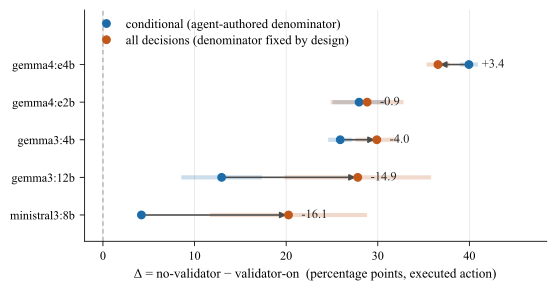

Python code for this plot:
#!/usr/bin/env python
"""Replacement for Figure 3 under the EXECUTED action reading.

    python ICLR2027/fig_denominator_gap.py

Writes ICLR2027/fig_denominator_gap.{png,pdf} and fig_denominator_gap.csv.

WHY THIS FIGURE REPLACES THE OLD ONE
------------------------------------
`fig3_consequence.py` plots the conditional and all-decision deltas side by side on the
LAST-PROPOSED reading, and its visual argument is *look how unstable this is*: one cell at
+0.16 and one at -22.17. That instability is largely produced by the reading. On LAST-PROPOSED,
a governed decision that was blocked still records the blocked proposal, so the harder the
validators bind the more phantom increases are attributed to the governed arm.

Under EXECUTED the five all-decision deltas are +29.90, +27.82, +28.84, +36.57, +20.26 -- all
positive, all significant, none near zero. A grouped bar chart of that is a dull picture of a
stronger result.

So the figure has to argue something else, and there is something better to argue. Take the gap
between the two denominators per cell:

    gap = (conditional delta) - (all-decision delta)

    LAST-PROPOSED:  +1.39  +11.28  +3.69  +8.89  +24.97   -> all five positive
    EXECUTED:       -3.99  -14.86  -0.88   +3.38  -16.06   -> four negative, one positive

**On the reading the project's own rule requires, the direction of the denominator's bias is not
predictable.** "The conditional rate inflates your number" invites "then correct for it". "You
cannot know in advance which way it goes" forces the reporting protocol instead of asserting it.

WHAT IS DRAWN
-------------
A slope plot, one row per irrigation cell. A line runs from the conditional delta to the
all-decision delta, with a marker at each end and an arrowhead at the all-decision end. The
DIRECTION of the line is the sign of the gap, and the LENGTH is its size -- so levels and gaps
are both readable, which a bar chart of gaps alone would lose.

Cells are ordered by gap so the one cell that runs the other way sits apart from the four.
95% CIs from the shipped per-seed paired t are drawn on both ends.

BASIS
-----
Every number is read from the shipped supplement CSV produced by `fig3_consequence.py`, which
owns the definitions. This script computes nothing except the difference between two of its
columns, and it re-derives that difference from the per-seed deltas as a check rather than
trusting the rounded means.
"""
from __future__ import annotations

import csv
import os
import statistics as st
import sys

HERE = os.path.dirname(os.path.abspath(__file__))
sys.path.insert(0, os.path.join(HERE, "..", "SUBMISSION_2026", "TAE", "evidence"))

import matplotlib
matplotlib.use("Agg")
import matplotlib.pyplot as plt  # noqa: E402
from matplotlib.lines import Line2D  # noqa: E402

try:
    import _figstyle as FS  # noqa: E402
    FS.apply()
    F_TICK, F_ANNOT, F_LEG, F_AX = FS.FS_TICK, FS.FS_ANNOT, FS.FS_LEGEND, FS.FS_AXIS_LABEL
except Exception as exc:                                    # pragma: no cover
    print(f"  [warn] _figstyle unavailable ({exc}); falling back to matplotlib defaults")
    F_TICK, F_ANNOT, F_LEG, F_AX = 8.75, 9.0, 9.25, 9.5

SRC = os.path.join(HERE, "..", "ICLR2027", "submission", "supplement", "fig3_consequence.csv")
if not os.path.exists(SRC):
    SRC = os.path.join(HERE, "..", "SUBMISSION_2026", "TAE", "figures", "fig3_consequence.csv")

READING = "EXECUTED"
ORDER = ["gemma3:4b", "gemma3:12b", "gemma4:e2b", "gemma4:e4b", "ministral3:8b"]

C_COND = "#1b6ca8"   # conditional -- the agent-authored denominator
C_ALL = "#c2571a"    # all-decision -- the denominator governance cannot move
C_RULE = "0.45"


def load(path):
    rows = list(csv.DictReader(open(path, encoding="utf-8-sig")))
    out = {}
    for m in ORDER:
        rec = {}
        for stat, key in (("conditional_increase_rate", "cond"),
                          ("unconditional_increase_rate", "all")):
            r = next((x for x in rows if x["model"] == m
                      and x["statistic"] == stat
                      and x["action_reading"] == READING), None)
            if r is None:
                break
            per_seed = {}
            for pair in (r.get("per_seed_delta_pp") or "").split(";"):
                if ":" in pair:
                    s, v = pair.split(":", 1)
                    per_seed[s.strip()] = float(v)
            rec[key] = dict(delta=float(r["delta_pp"]),
                            lo=float(r["ci_lo_pp"]), hi=float(r["ci_hi_pp"]),
                            p=float(r["p_two_sided"]), per_seed=per_seed)
        if len(rec) == 2:
            out[m] = rec
    return out


data = load(SRC)
if len(data) != len(ORDER):
    raise SystemExit(f"expected {len(ORDER)} cells, read {len(data)} from {SRC}")

# The gap, and a check that the rounded means agree with the per-seed arithmetic.
for m, rec in data.items():
    rec["gap"] = rec["cond"]["delta"] - rec["all"]["delta"]
    seeds = sorted(set(rec["cond"]["per_seed"]) & set(rec["all"]["per_seed"]))
    if seeds:
        recomputed = st.mean(rec["cond"]["per_seed"][s] - rec["all"]["per_seed"][s] for s in seeds)
        if abs(recomputed - rec["gap"]) > 0.01:
            raise SystemExit(f"{m}: gap {rec['gap']:+.4f} disagrees with per-seed "
                             f"{recomputed:+.4f} -- refusing to plot")
        rec["n"] = len(seeds)

order = sorted(ORDER, key=lambda m: data[m]["gap"])

fig, ax = plt.subplots(figsize=(5.5, 2.85))
for i, m in enumerate(order):
    d = data[m]
    c, a = d["cond"]["delta"], d["all"]["delta"]
    ax.plot([d["cond"]["lo"], d["cond"]["hi"]], [i, i], color=C_COND, lw=3.0, alpha=0.22,
            solid_capstyle="butt", zorder=1)
    ax.plot([d["all"]["lo"], d["all"]["hi"]], [i, i], color=C_ALL, lw=3.0, alpha=0.22,
            solid_capstyle="butt", zorder=1)
    ax.annotate("", xy=(a, i), xytext=(c, i), zorder=3,
                arrowprops=dict(arrowstyle="-|>", color="0.30", lw=1.15,
                                shrinkA=3.2, shrinkB=1.6))
    ax.plot([c], [i], "o", ms=5.4, color=C_COND, zorder=4)
    ax.plot([a], [i], "o", ms=5.4, color=C_ALL, zorder=4)
    ax.text(max(c, a) + 1.4, i, f"{d['gap']:+.1f}", va="center", ha="left",
            fontsize=F_ANNOT, color="0.15", zorder=5)

ax.axvline(0, color=C_RULE, lw=0.8, ls=(0, (4, 3)), zorder=0)
ax.set_yticks(range(len(order)))
ax.set_yticklabels(order, fontsize=F_TICK)
ax.set_ylim(-0.7, len(order) - 0.3)
ax.set_xlabel(r"$\Delta$ = no-validator $-$ validator-on  (percentage points, executed action)",
              fontsize=F_AX)
ax.tick_params(axis="x", labelsize=F_TICK)
for side in ("top", "right"):
    ax.spines[side].set_visible(False)
ax.grid(axis="x", color="0.90", lw=0.6, zorder=0)
ax.set_axisbelow(True)

# Upper left. The lower-right corner looks empty but is not: the largest gap label sits
# there, and a legend placed by eye covered it in the first draft.
ax.legend(handles=[
    Line2D([], [], marker="o", ls="none", ms=5.4, color=C_COND,
           label="conditional (agent-authored denominator)"),
    Line2D([], [], marker="o", ls="none", ms=5.4, color=C_ALL,
           label="all decisions (denominator fixed by design)"),
], loc="upper left", frameon=False, fontsize=F_LEG, handletextpad=0.5,
   borderaxespad=0.3, labelspacing=0.35)

# Headroom so the legend clears the top row's marker, and right margin for the gap labels.
lo = min(min(d["cond"]["lo"], d["all"]["lo"]) for d in data.values())
hi = max(max(d["cond"]["hi"], d["all"]["hi"]) for d in data.values())
ax.set_xlim(min(lo, 0) - 2.0, hi + 7.5)
ax.set_ylim(-0.7, len(order) + 0.45)

fig.tight_layout(pad=0.55)
for ext in ("pdf", "png"):
    out = os.path.join(HERE, f"fig_denominator_gap.{ext}")
    fig.savefig(out, dpi=300, bbox_inches="tight", facecolor="white")
    print(f"  wrote {out}")

csv_out = os.path.join(HERE, "fig_denominator_gap.csv")
with open(csv_out, "w", newline="", encoding="utf-8") as fh:
    w = csv.writer(fh)
    w.writerow(["model", "reading", "cond_delta_pp", "cond_ci_lo", "cond_ci_hi", "cond_p",
                "all_delta_pp", "all_ci_lo", "all_ci_hi", "all_p", "gap_pp", "n_paired_seeds"])
    for m in order:
        d = data[m]
        w.writerow([m, READING,
                    round(d["cond"]["delta"], 4), round(d["cond"]["lo"], 4),
                    round(d["cond"]["hi"], 4), d["cond"]["p"],
                    round(d["all"]["delta"], 4), round(d["all"]["lo"], 4),
                    round(d["all"]["hi"], 4), d["all"]["p"],
                    round(d["gap"], 4), d.get("n", "")])
print(f"  wrote {csv_out}")

print()
print(f"  {'model':<15} {'conditional':>12} {'all-decision':>13} {'gap':>8}")
for m in order:
    d = data[m]
    print(f"  {m:<15} {d['cond']['delta']:+12.2f} {d['all']['delta']:+13.2f} {d['gap']:+8.2f}")
neg = sum(1 for m in order if data[m]["gap"] < 0)
print(f"\n  {neg} of {len(order)} cells understate, {len(order) - neg} overstate "
      f"-- the direction of the denominator's bias is not predictable")
